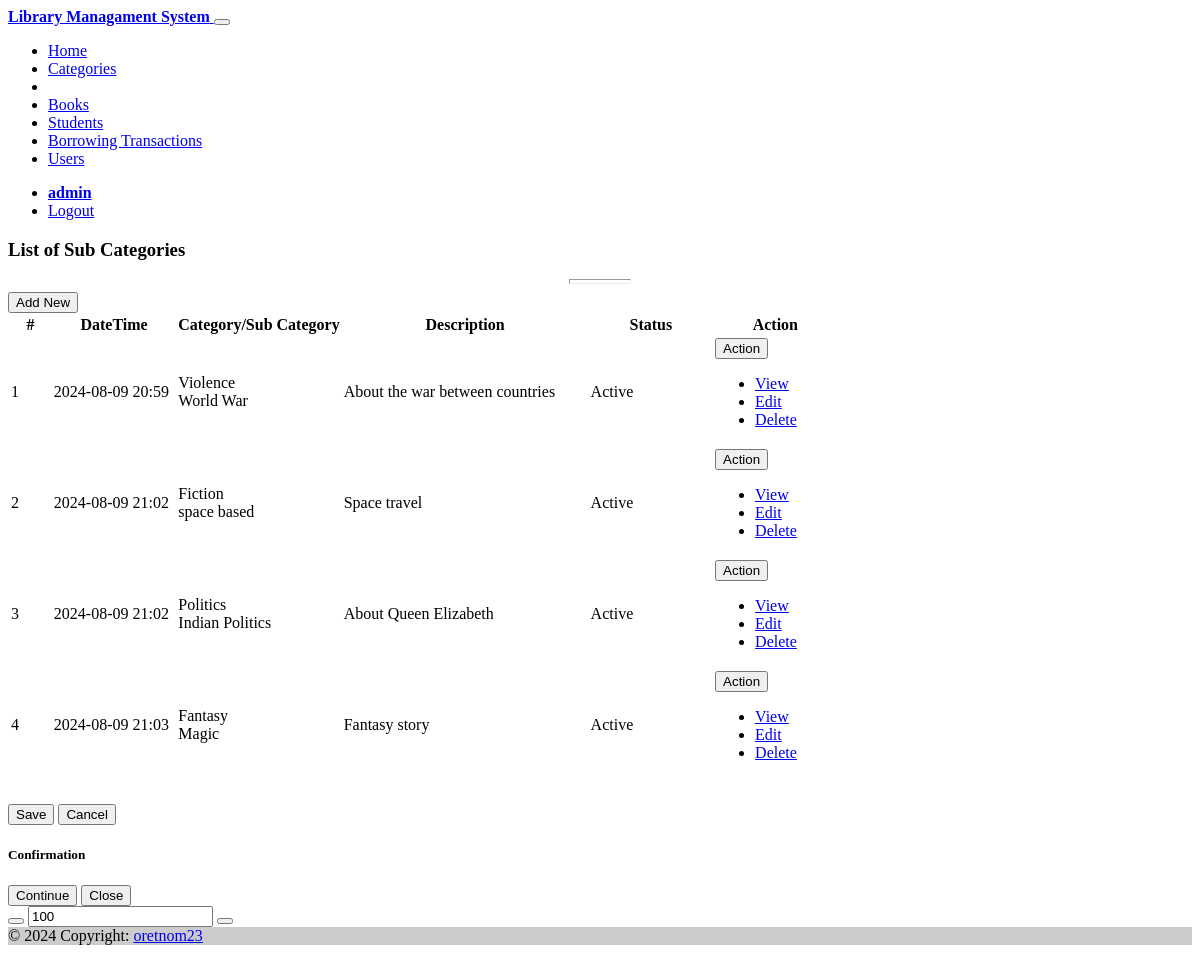
/sub_category (signed in), run on the app's committed database.
### lmsApp/models.py (models this page shows, shortened)
class SubCategory(models.Model):
    category = models.ForeignKey(Category, on_delete= models.CASCADE)
    name = models.CharField(max_length=250)
    description = models.TextField(blank=True, null= True)
    status = models.CharField(max_length=2, choices=(('1','Active'), ('2','Inactive')), default = 1)
    delete_flag = models.IntegerField(default = 0)
    date_added = models.DateTimeField(default = timezone.now)
    date_created = models.DateTimeField(auto_now = True)
    class Meta:
        verbose_name_plural = "List of Sub-Categories"

class Category(models.Model):
    name = models.CharField(max_length=250)
    description = models.TextField(blank=True, null= True)
    status = models.CharField(max_length=2, choices=(('1','Active'), ('2','Inactive')), default = 1)
    delete_flag = models.IntegerField(default = 0)
    date_added = models.DateTimeField(default = timezone.now)
    date_created = models.DateTimeField(auto_now = True)
    class Meta:
        verbose_name_plural = "List of Categories"
    def __str__(self):
        return str(f"{self.name}")

### lmsApp/views.py (the view)
# urls.py: path('sub_category',views.sub_category,name='sub_category-page'),
@login_required
def sub_category(request):
    context = context_data(request)
    context['page'] = 'sub_category'
    context['page_title'] = "Sub Category List"
    context['sub_category'] = models.SubCategory.objects.filter(delete_flag = 0).all()
    return render(request, 'sub_category.html', context)

### lmsApp/views.py (called while the page is built)
def context_data(request):
    fullpath = request.get_full_path()
    abs_uri = request.build_absolute_uri()
    abs_uri = abs_uri.split(fullpath)[0]
    context = {
        'system_host' : abs_uri,
        'page_name' : '',
        'page_title' : '',
        'system_name' : 'Library Managament System',
        'topbar' : True,
        'footer' : True,
    }
    return context

### lmsApp/templates/sub_category.html (shortened to what this page needs)
<!--{% extends 'base.html' %} {% load static %} {% block pageContent %}
<section class="py-4">
    <div class="container">
        <h3 class="fw-bolder text-center">List of Sub Categories</h3>
        <center>
            <hr class="bg-primary opacity-100" style="height:3px" width="5%">
        </center>
        <div class="card rounded-0 shadow">
            <div class="card-body">
                <div class="container-fluid">
                    <div class="text-end mb-3">
                        <button class="btn btn-sm btn-primary rounded-0 bg-gradient-primary" type="button" id="create_new"> Add New</button>
                    </div>
                    <table class="table table-bordered table-striped" id="category-tbl">
                        <colcategory>
                            <col width="5%">
                            <col width="15%">
                            <col width="20%">
                            <col width="30%">
                            <col width="15%">
                            <col width="15%">
                        </colcategory>
                        <thead>
                            <tr>
                                <th class="text-center">#</th>
                                <th class="text-center">DateTime</th>
                                <th class="text-center">Category/Sub Category</th>
                                <th class="text-center">Description</th>
                                <th class="text-center">Status</th>
                                <th class="text-center">Action</th>
                            </tr>
                        </thead>
                        <tbody>
                            {% for cat in sub_category %}
                            <tr>
                                <td class="text-center">{{ forloop.counter }}</td>
                                <td>{{ cat.date_created|date:"Y-m-d H:i" }}</td>
                                <td>
                                    <div class="lh-1">
                                        <div>{{ cat.category}}</div>
                                        <div>{{ cat.name}}</div>
                                    </div>
                                </td>
                                <td>
                                    <p class="m-0 truncate-1">{{ cat.description|safe }}</p>
                                </td>
                                <td class="text-center">
                                    {% if cat.status == '1' %}
                                    <span class="badge badge-success bg-gradient bg-success px-3 rounded-pill bg-opacity-75 text-sm py-1">Active</span> {% else %}
                                    <span class="badge badge-secondary bg-gradient bg-secondary px-3 rounded-pill bg-opacity-75 text-sm py-1">Inactive</span> {% endif %}
                                </td>
                                <td class="text-center">
                                    <div class="dropdown">
                                        <button class="btn btn-light btn-sm rounded-0 border dropdown-toggle" type="button" id="abtn{{cat.pk}}" data-bs-toggle="dropdown" aria-expanded="false">
                                          Action
                                        </button>
                                        <ul class="dropdown-menu" aria-labelledby="abtn{{cat.pk}}">
                                            <li><a class="dropdown-item view-data" href="javascript:void(0)" data-url="{% url 'view-sub_category-pk' cat.pk %}"> View</a></li>
                                            <li><a class="dropdown-item edit-data" href="javascript:void(0)" data-url="{% url 'manage-sub_category-pk' cat.pk %}"> Edit</a></li>
                                            <li><a class="dropdown-item delete-data" href="javascript:void(0)" data-url="{% url 'delete-sub_category' cat.pk %}"> Delete</a></li>
                                        </ul>
                                    </div>
                                </td>
                            </tr>
                            {% endfor %}
                        </tbody>
                    </table>
                </div>
            </div>
        </div>
    </div>
</section>
{% endblock pageContent %}

### lmsApp/templates/base.html (shortened to what this page needs)
{% load static %} {% load customfilter %}
    {% if topbar %} {% block TopNavigation %} {% include "TopNavigation.html" %} {% endblock TopNavigation %} {% endif %}
    <main class="py-5 mt-4">
        <div class="container mb-3">
             {% block pageContent %} {% endblock pageContent %}
        </div>
    </main>
    <div class="modal fade" id="uni_modal" role='dialog'>
        <div class="modal-dialog modal-md modal-dialog-centered modal-dialog-scrollable" role="document">
            <div class="modal-content rounded-0">
                <div class="modal-footer">
                    <button type="button" class="btn  btn-sm btn-flat btn-primary rounded-0" id='submit' onclick="$('#uni_modal form').submit()">Save</button>
                    <button type="button" class="btn btn-sm btn-flat btn-light border rounded-0" data-bs-dismiss="modal">Cancel</button>
                </div>
            </div>
        </div>
    </div>
    <div class="modal fade" id="confirm_modal" role='dialog'>
        <div class="modal-dialog modal-md modal-dialog-centered" role="document">
            <div class="modal-content rounded-0">
                <div class="modal-header">
                    <h5 class="modal-title">Confirmation</h5>
                </div>
                <div class="modal-footer">
                    <button type="button" class="btn btn-sm btn-flat btn-primary rounded-0" id='confirm' onclick="">Continue</button>
                    <button type="button" class="btn btn-sm btn-flat btn-light border rounded-0" data-bs-dismiss="modal">Close</button>
                </div>
            </div>
        </div>
    </div>
    <div class="modal fade" id="viewer_modal" role='dialog'>
        <div class="modal-dialog modal-fullscreen" role="document">
            <div class="modal-content rounded-0 bg-transparent">
                <div class="modal-body bg-transparent d-flex flex-column w-100 h-100 align-items-center justify-content-center">
                    <div class="w-25 d-flex justify-content-center pt-3">
                        <div class="input-group mb-3">
                            <button class="btn btn-dark bg-gradient btn-sm text-light" type="button" id="zoom-minus"></button>
                            <input type="text" id="zoom-value" class="form-control form-control-sm rounded-0 w-25 bg-dark bg-gradient border-dark text-light text-center" value="100" placeholder="" aria-label="Example text with button addon" aria-describedby="button-addon1" readonly>
                            <button class="btn btn-dark bg-gradient btn-sm text-light" type="button" id="zoom-plus"></button>
                        </div>
                    </div>
                </div>
            </div>
        </div>
    </div>
    {% if footer %}
    <footer class="bg-light text-lg-start">
        <div class="text-center p-3" style="background-color: rgba(0, 0, 0, 0.2);">
            © {% now 'Y' %} Copyright:
            <a class="text-dark" href="https://sourcecodester.com/tips23" target="_blank">oretnom23</a>
        </div>
    </footer>
    {% endif %}
</body>
</html>

### lmsApp/templates/topNavigation.html (shortened to what this page needs)
{% load static %}
    <nav class="navbar navbar-expand-lg navbar-dark bg-dark bg-gradient fixed-top shadow border-bottom">
        <div class="container">
            <a class="navbar-brand" target="_blank" href="./">
                <b>{{system_name}}</b>
            </a>
            <button class="navbar-toggler" type="button" data-bs-toggle="collapse" data-bs-target="#navbarExample01" aria-controls="navbarExample01" aria-expanded="false" aria-label="Toggle navigation">
            </button>
            <div class="collapse navbar-collapse" id="navbarExample01">
                <ul class="navbar-nav me-auto mb-2 mb-lg-0" id="topNav">
                    {% if request.user.is_authenticated %}
                    <li class="nav-item">
                        <a class="nav-link" aria-current="page" href="{% url 'home-page' %}">Home</a>
                    </li>
                    <li class="nav-item">
                        <a class="nav-link" aria-current="page" href="{% url 'category-page' %}">Categories</a>
                    </li>
                    <li class="nav-item">
                    </li>
                    <li class="nav-item">
                        <a class="nav-link" aria-current="page" href="{% url 'book-page' %}">Books</a>
                    </li>
                    <li class="nav-item">
                        <a class="nav-link" aria-current="page" href="{% url 'student-page' %}">Students</a>
                    </li>
                    <li class="nav-item">
                        <a class="nav-link" aria-current="page" href="{% url 'borrow-page' %}">Borrowing Transactions</a>
                    </li>
                    {% if request.user.is_superuser %}
                    <li class="nav-item">
                        <a class="nav-link" aria-current="page" href="{% url 'user-page' %}">Users</a>
                    </li>
                    {% endif %}
                    {% endif %}
                </ul>
                <ul class="navbar-nav d-flex flex-row">
                    {% if user.id %}
                    <li class="nav-item">
                        <a class="nav-link"  href="{% url 'profile-page' %}"><b>{{user.username}}</b></a>
                    </li>
                    <li class="nav-item">
                        <a class="nav-link" aria-current="page" href="{% url 'logout' %}">Logout</a>
                    </li>
                    {% else %}
                    <li class="nav-item">
                        <a class="nav-link" aria-current="page" href="{% url 'login-page' %}">Login</a>
                    </li>
                    {% endif %}
                </ul>
            </div>
        </div>
    </nav>

### data on the page
SubCategory: date_created "2024-08-09 20:59", category "Violence", name "World War", description "About the war between countries", status "Active"
SubCategory: date_created "2024-08-09 21:02", category "Fiction", name "space based", description "Space travel", status "Active"
SubCategory: date_created "2024-08-09 21:02", category "Politics", name "Indian Politics", description "About Queen Elizabeth", status "Active"
SubCategory: date_created "2024-08-09 21:03", category "Fantasy", name "Magic", description "Fantasy story", status "Active"

### other printed values
{{ system_name }} "Library Managament System"
{{ user.username }} "admin"
